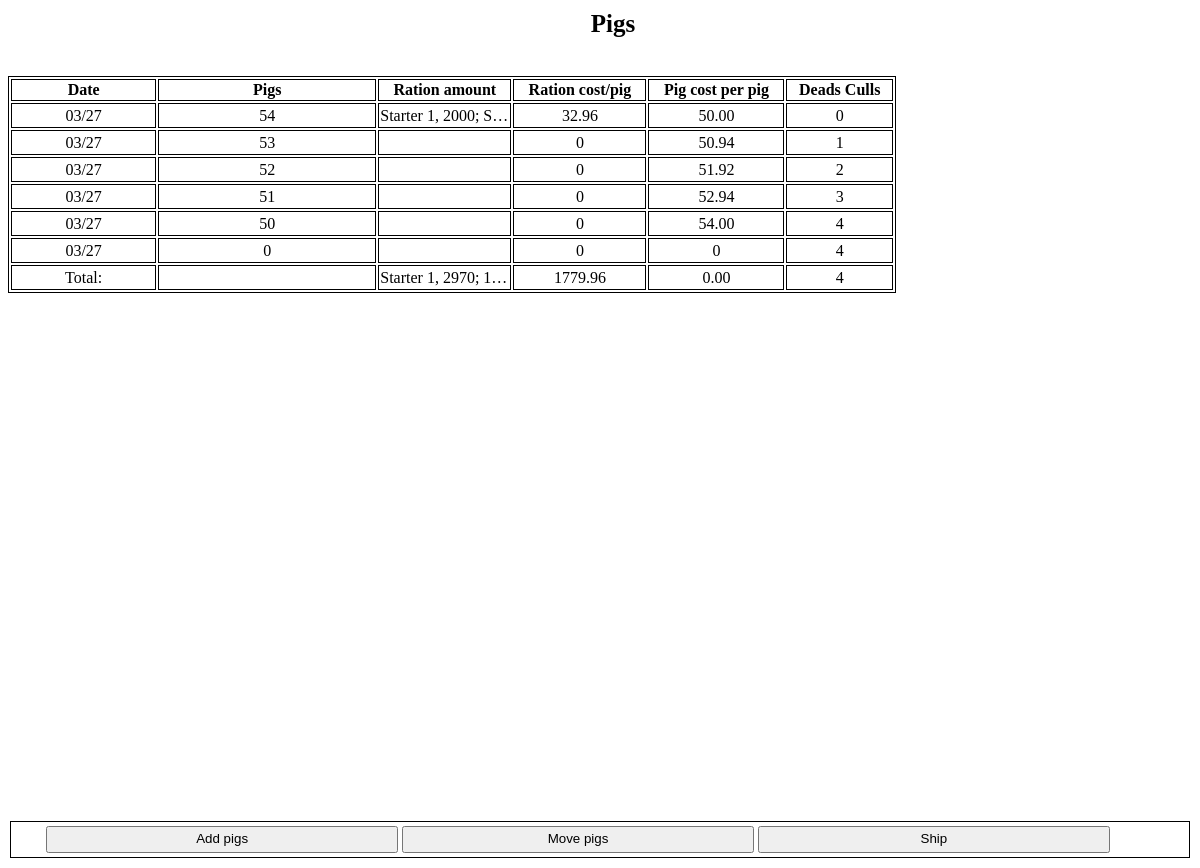
The app's page /pigs/pen3/pigsforpen/ (signed in), older data.
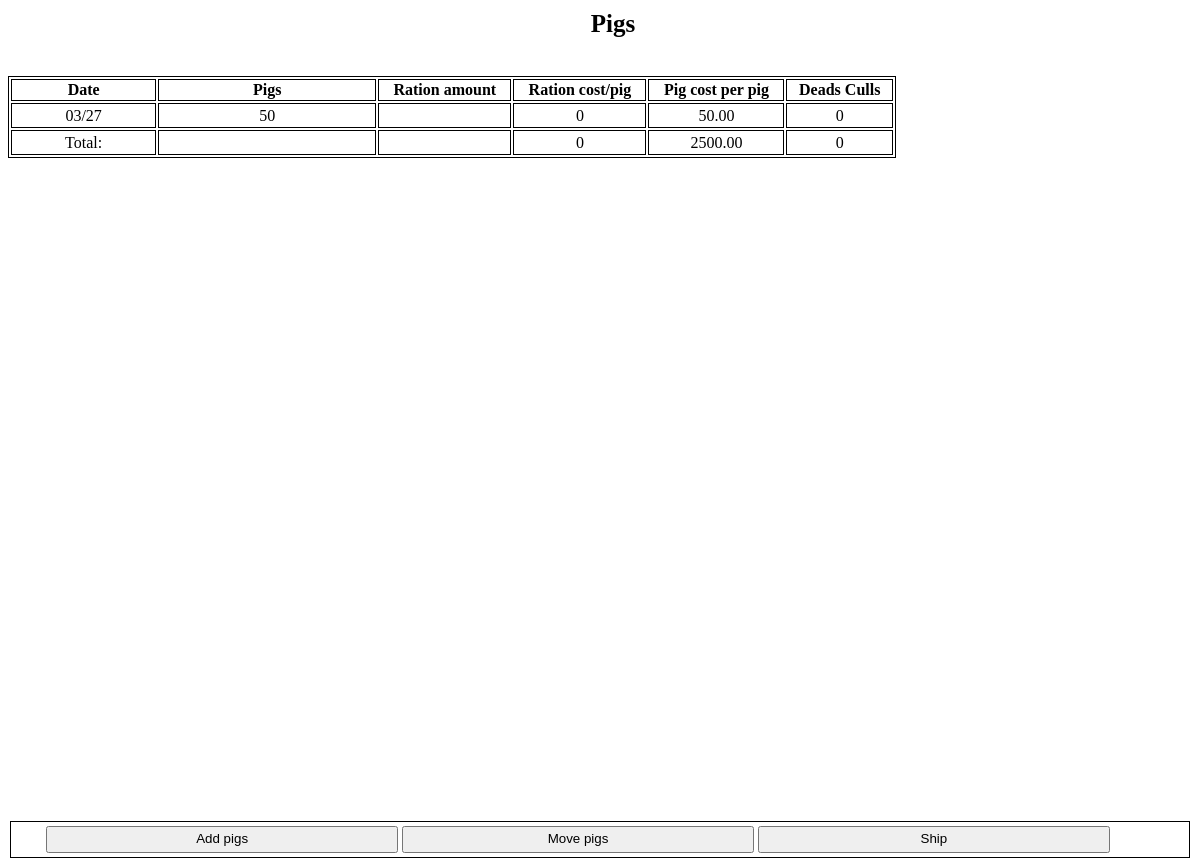
The same page, newer data.
### pigs/models.py (models this page shows, shortened)
class Pigsinpen(models.Model):
    pigpen = models.ForeignKey(Pigpen,on_delete=models.CASCADE)
    pigs = models.PositiveIntegerField()
    pig_cost_total = models.DecimalField(max_digits=6,decimal_places=2)
    date = models.DateTimeField()
    notes = models.CharField(max_length = 300,blank=True,null = True)

class Pigpen(models.Model):
    pen = models.CharField(max_length=2,primary_key=True)
    def __str__(self):
        return str(self.pen)
    class Meta:
        ordering = ['pen']

### pigs/views.py (the view)
# urls.py: url(r'^pen(?P<pk>[0-9]+)/pigsforpen/$', views.pigsforpen.as_view(), name= 'pigsforpen'),
class pigsforpen(LoginRequiredMixin, generic.DetailView):
    model = Pigpen
    template_name = 'pigs/pigsforpen.html'

### pigs/templatetags/appfilters.py (called while the page is built)
@register.simple_tag
def cost(pigs,pigs_in_pen):
    try:
        return round(pigration.objects.filter(pigsinapen=pigs).aggregate(total = Sum('ration_price'))['total'] / pigs_in_pen ,2)
    except:
        return 0

@register.simple_tag
def totalcost(pigpen):
   try:
        return round(pigration.objects.filter(pigpen=pigpen).aggregate(total= Sum('ration_price'))['total'],2)
   except:
        return 0

@register.filter
def divide(value,key):
    try:
        return round(value / key,2)
    except:
        return 0

@register.simple_tag
def ration(pigs):
    result = ("; ".join(str(e) for e in list(pigration.objects.values_list('ration').filter(pigsinapen = pigs).annotate(Sum('ration_amount')).order_by('date'))))
    return result.translate({ord(r): None for r in "(')"})

@register.simple_tag
def rationtotal(pigpen):
     result = ("; ".join(str(e) for e in list(pigration.objects.values_list('ration').order_by('ration').filter(pigpen=pigpen).annotate(Sum('ration_amount')))))
     return result.translate({ord(r): None for r in "(')"})

### pigs/templates/pigs/pigsforpen.html (shortened to what this page needs)
﻿<!DOCTYPE html>
{% load static %}
{% load appfilters %}
<link rel="stylesheet" type="text/css" href="{% static 'pigs/pigsforpen.css' %}" />
<link rel="stylesheet" type="text/css" href="{% static 'pigs/Generalstyles.css' %}" />
<link rel="stylesheet" type="text/css" href="{% static 'pigs/formstyles.css' %}" />
<html lang="en" xmlns="http://www.w3.org/1999/xhtml">
<head>
</head>
<body ontouchstart="">
    <div class="headerwitharrow">
        <h1>Pigs</h1>
    </div>
    <div class="tablewrapper">
    <div class="tablescroll">
    <table class="col-m-10 col-9 sortable">
        <tr>
            <th class="col-s-2">Date</th>
            <th class="col-s-1 col-m-2">Pigs</th>
            <th class="col-s-3">Ration amount</th>
            <th class="col-s-2">
                Ration cost/pig
            </th>
            <th class="col-s-2">Pig cost per pig</th>
            <th class="col-s-2">Deads Culls</th>
        </tr>
        {% for pig in pigpen.pigsinpen_set.all %}
        <tr>
            <td class="col-s-2 cos-m-2 col-2">{{pig.date|date:"m/j"}}</td>
            <td class="col-m-2 col-3 col-s-1">{{pig.pigs}}</td>
            {% ration pig.id as ration %}
            <td class="overflow">{{ration}}</td>
            {% cost pig.id pig.pigs as cost %}
            <td>{{cost}}</td>
            <td>{{pig.pig_cost_total|divide:pig.pigs}}</td>
            <td class="hovertd">
                <div class="hover">
                    {% totaldead pigpen pig.date %}
                </div>
            </td>
        </tr>
        {% if forloop.last %}
        <tr>
            <td>Total:</td>
            <td>{{pig.p}}</td>
            {% rationtotal pigpen as total%}
            <td class="overflow">{{total}}</td>
            <td>{% totalcost pigpen %}</td>
            <td>{{pig.pig_cost_total}}</td>
            <td>{% totaldead pigpen pig.date %}</td>
        </tr>
        {%endif%}
        {%endfor%}
    </table>
        </div>
        </div>
    <nav>
        <button class="navbutton"><a class="nostyle block" href="{% url 'pigs:addpigs' pigpen %}">Add pigs</a></button>
        {% if pigpen.pigsinpen_set.exists %}
        <button class="navbutton"><a class="nostyle block" href="{% url 'pigs:movepigs' pigpen %}">Move pigs</a></button>
        <button class="navbutton"><a class="nostyle block" href="{% url 'pigs:ship' pigpen %}">Ship</a></button>
        {%else%}
        <button disabled class="navbutton">Move pigs</button>
        <button disabled class="navbutton">Ship</button>
        {%endif%}
        </nav>
</body>
</html>

Row changes from the older to the newer data that the page shows:
removed Pigsinpen: date "03/27", pigs "54", ration "Starter 1, 2000; S…", cost "32.96", pig_cost_total|divide "50.00", date.pen "0"
removed Pigsinpen: date "03/27", pigs "53", cost "0", pig_cost_total|divide "50.94", date.pen "1"
removed Pigsinpen: date "03/27", pigs "52", cost "0", pig_cost_total|divide "51.92", date.pen "2"
removed Pigsinpen: date "03/27", pigs "51", cost "0", pig_cost_total|divide "52.94", date.pen "3"
removed Pigsinpen: date "03/27", pigs "50", cost "0", pig_cost_total|divide "54.00", date.pen "4"
removed Pigsinpen: date "03/27", pigs "0", cost "0", pig_cost_total|divide "0", date.pen "4", total "Starter 1, 2970; 1…", Pigpen.pen "1779.96", pig_cost_total "0.00"
added Pigsinpen: date "03/27", pigs "50", cost "0", pig_cost_total|divide "50.00", date.pen "0", Pigpen.pen "0", pig_cost_total "2500.00"
